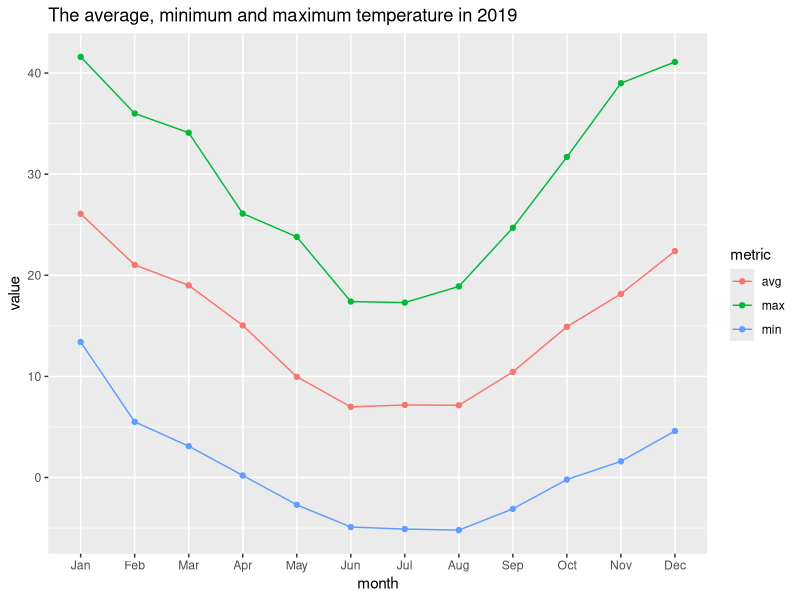

Recreate this plot in R.
library(tidyverse)

# read data 
weather_data <- read_csv("weather_data.csv")

# select 2019 data only
weather_data_2019 <- filter(weather_data, year==2019)

# computer average temperature from the minimumn and maximum
weather_data_2019 <- weather_data_2019 %>% 
  mutate(average_temperature= 0.5 * (Minimum_temperature + Maximum_temperature))

# group by month and extract the min, max, avg
weather_data_2019_metrics <- weather_data_2019 %>% 
  group_by(month) %>% 
  summarise(min = min(Minimum_temperature, na.rm = TRUE),
            max = max(Maximum_temperature, na.rm = TRUE),
            avg = mean(average_temperature,na.rm = TRUE))
  

# convert these data to a long format
weather_data_2019_metrics_long <- weather_data_2019_metrics %>% 
  gather(metric, value, -month)

months_order = c("Jan", "Feb", "Mar", "Apr", "May", "Jun", "Jul", "Aug", "Sep", "Oct", "Nov", "Dec")

# Visualise the metrics per month
weather_data_2019_metrics_long %>% 
  ggplot(aes(x = month, y= value, group= metric, colour= metric))+
    scale_x_discrete(limits=months_order)+  
    geom_point() +
    geom_line() +
    ggtitle("The average, minimum and maximum temperature in 2019")
  